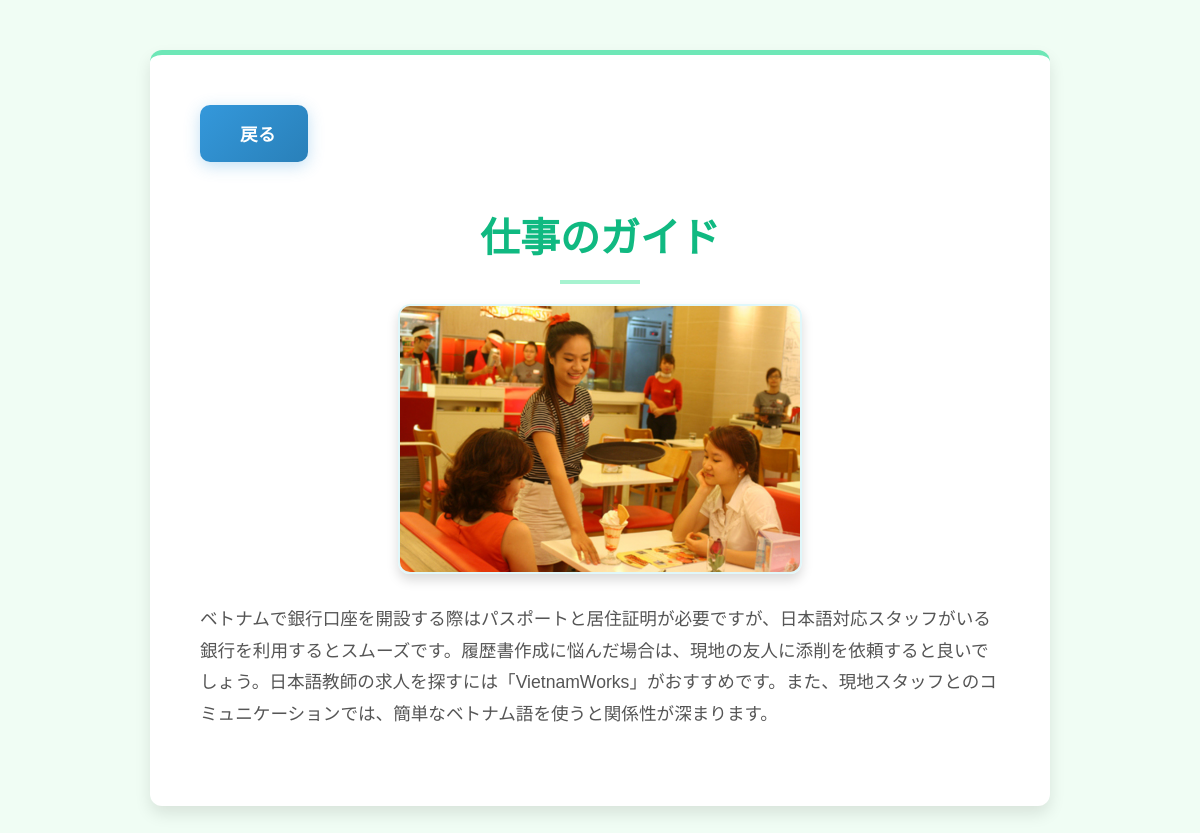
Screenshot of /general/detail/仕事 with the database file from the repository.
### app1/models.py (models this page shows, shortened)
class GuideBook(models.Model):
    id=models.UUIDField(primary_key=True,default=uuid.uuid4,editable=False)
    title=models.TextField(verbose_name="タイトル")
    body=models.TextField(verbose_name="本文")
    tag=models.ManyToManyField('Tags',verbose_name="tag",blank=True)
    created=models.DateTimeField(null=True,auto_now_add=True,verbose_name="作成時間")
    articles=models.IntegerField(null=True,verbose_name="参照した投稿の数")
    picture=models.ImageField(upload_to="app1/picture/",null=True,blank=True,verbose_name="picture")
    summary=models.TextField(null=True,verbose_name="要約")

### app1/views.py (the view)
class GuideBookDetailView(View):
    def get(self,request,tag):
        guidebook=GuideBook.objects.get(tag__name=tag)
        articles = Article.objects.all().order_by('-score')
        tid=Tags.objects.get(name=tag).id
        articles = articles.filter(tag__id=tid).order_by('-score')
        articles = articles.distinct()
        comments = Comment.objects.all()
        tags = Tags.objects.all()
        return render(request,"app1/guidebookdetail.html",{"guidebook":guidebook,"articles":articles,"comments":comments})

### templates/app1/guidebookdetail.html (shortened to what this page needs)
<head>
    {% load static %}
    <link rel="stylesheet" href ="{% static 'app1/css/guidebook.css' %} ">
</head>
<body>
    <div class="container">
        <button onclick="window.location.href='/general/'" class="back-button">
             戻る
        </button>
        <h3 class="text-center">{{guidebook.title}}</h3>
        {% if guidebook.picture %}
            <div class="guidebook-image">
                <img src="{{ guidebook.picture.url }}" alt="{{ guidebook.title }}">
            </div>
        {% endif %}
        <p>{{guidebook.body}}</p>
    </div>
</body>
</html>

### app1/static/app1/css/guidebook.css (style rules this page uses)
body { font-family: 'Noto Sans JP', sans-serif; line-height: 1.8; color: #444; background-color: #f0fdf4; margin: 0; padding: 20px; }
.container { max-width: 800px; margin: 30px auto; padding: 50px; background-color: #ffffff; box-shadow: 0 8px 16px rgba(0, 0, 0, 0.1); border-radius: 12px; border-top: 5px solid #6ee7b7; }
h3 { font-size: 2.5em; font-weight: 700; color: #10b981; margin-bottom: 20px; text-align: center; border-bottom: none; padding-bottom: 10px; position: relative; }
h3::after { content: ''; width: 80px; height: 4px; background-color: #a7f3d0; position: absolute; bottom: 0; left: 50%; transform: translateX(-50%); }
p { font-size: 1.1em; color: #555; margin-bottom: 25px; text-align: left; }
.text-center { text-align: center; }
.back-button { display: inline-flex; align-items: center; background: linear-gradient(135deg, #3498db 0%, #2980b9 100%); color: #fff; padding: 1rem 2rem; border-radius: 10px; text-decoration: none; font-weight: 600; font-size: 1.1rem; letter-spacing: 0.02em; transition: all 0.3s ease; box-shadow: 0 4px 16px rgba(52, 152, 219, 0.3); border: none; cursor: pointer; margin-top: none; }
.guidebook-image { text-align: center; margin-bottom: 30px; }
.guidebook-image img { max-width: 50%; height: auto; border-radius: 12px; box-shadow: 0 6px 12px rgba(0, 0, 0, 0.15); margin-top: 20px; display: block; margin-left: auto; margin-right: auto; border: 2px solid #e0f7fa; }

### rows the page displays
GuideBook: title "仕事のガイド", picture (picture), body "ベトナムで銀行口座を開設する際はパスポートと居住証明が必要ですが、日本語対応スタッフがいる銀行を利用するとスムーズです。履歴書作成に悩んだ場合は、現地の友人に添削を依頼すると良いでしょう。日本語教師の求人を探すには「VietnamWorks」がおすすめです。また、現地スタッフとのコミュニケーションでは、簡単なベトナム語を使うと関係性が深まります。"
